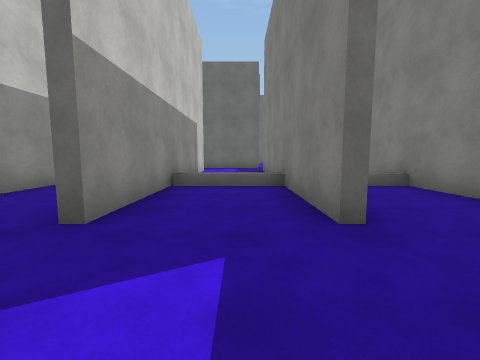
[1] (above)

24 first-person views from a walk through a Unity game level. The camera is 1.3 m above the floor, tilts 6° down and sees 90° across. The floor is counted in squares, 2 m on a side. Each view is taken from the middle of a square. On the plan, view 1 faces up. The plan holds only what a view shows up to about 9 squares ahead; the rest is blank. Surface patterns are stand-ins for the level's own textures.

[2]
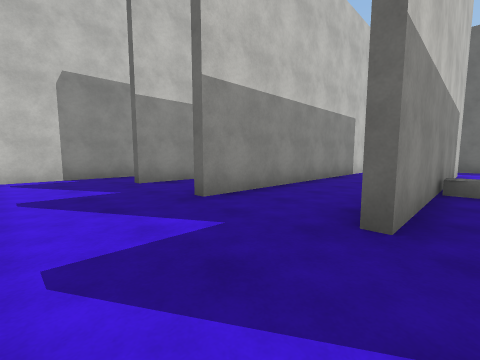

[3]
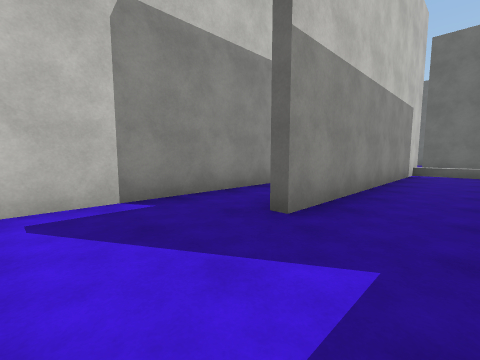

[4]
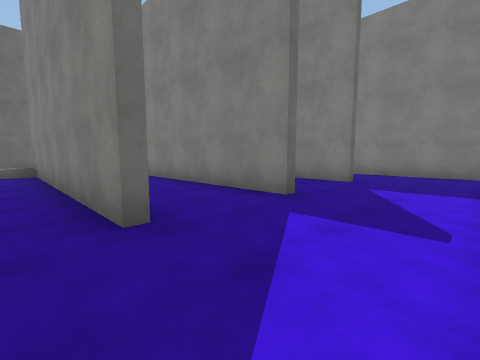

[5]
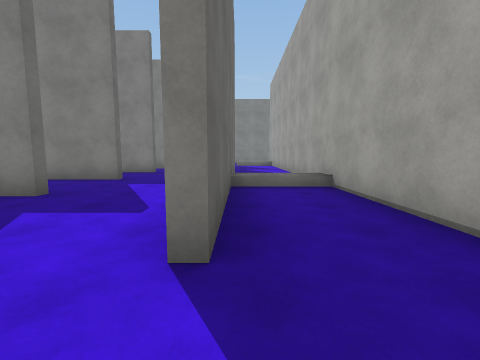

[6]
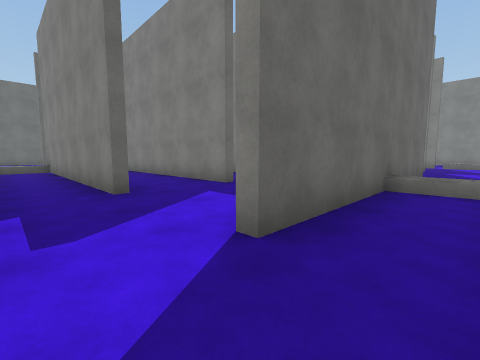

[7]
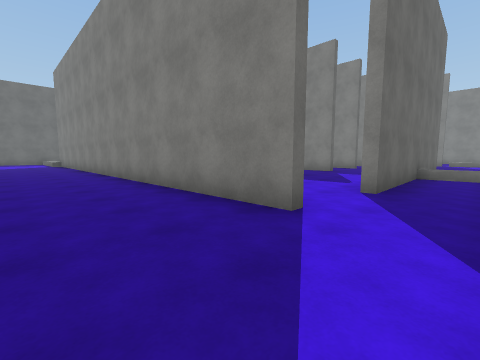

[8]
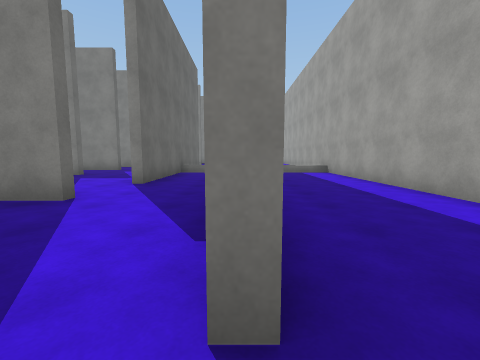

[9]
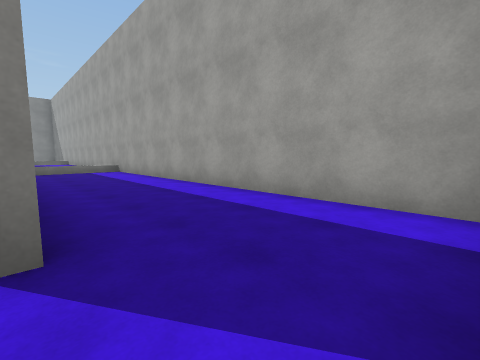

[10]
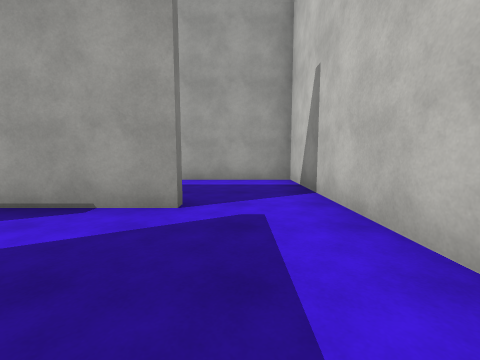

[11]
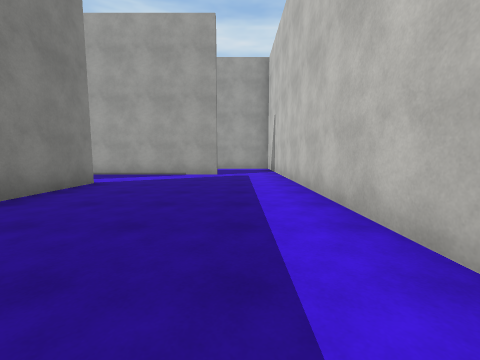

[12]
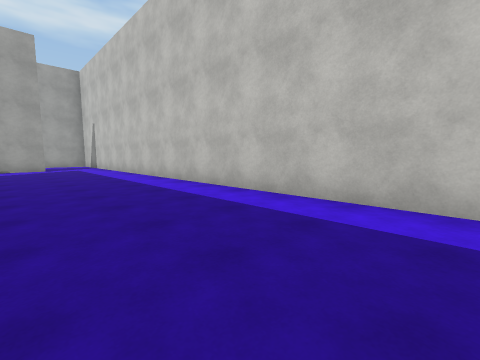

[13]
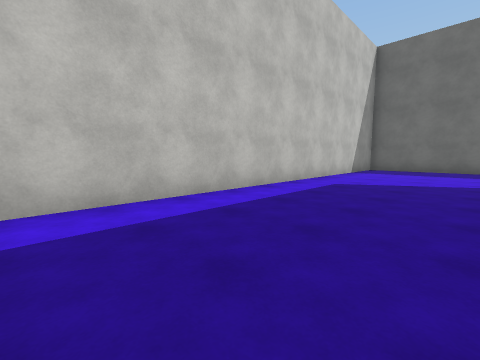

[14]
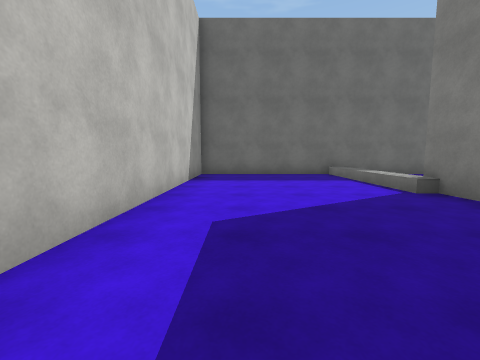

[15]
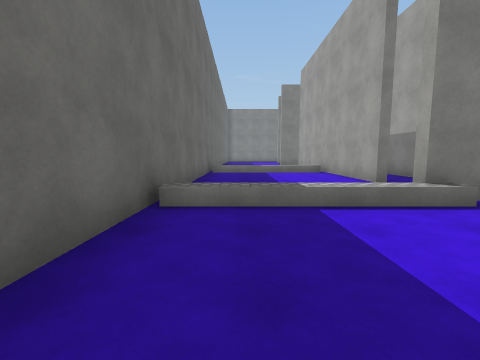

[16]
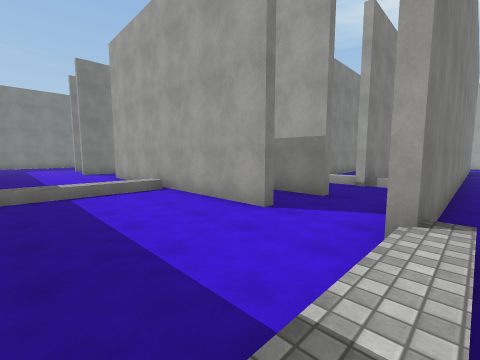

[17]
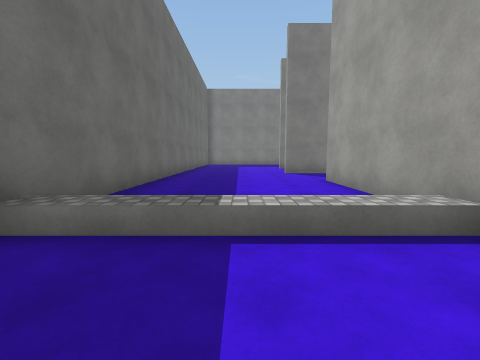

[18]
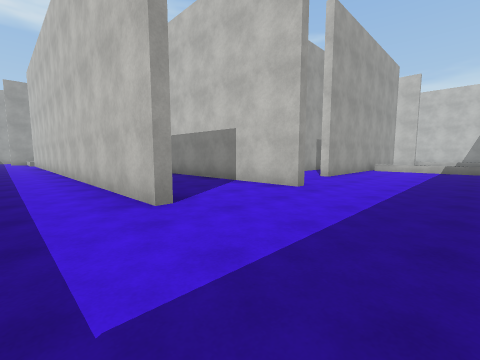

[19]
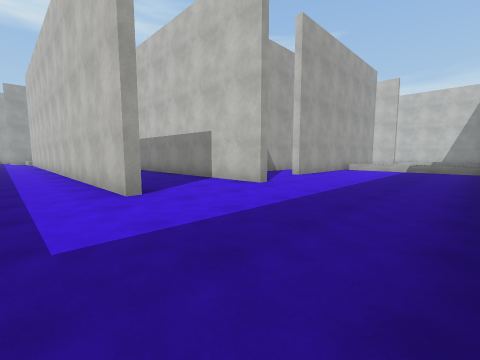

[20]
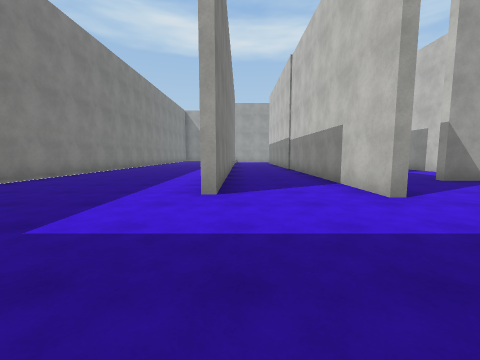

[21]
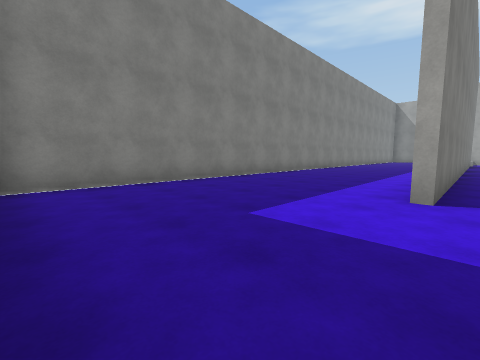

[22]
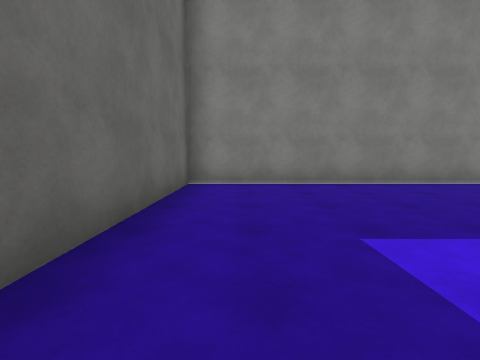

[23]
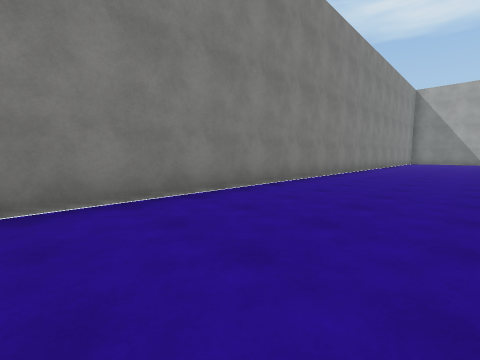

[24]
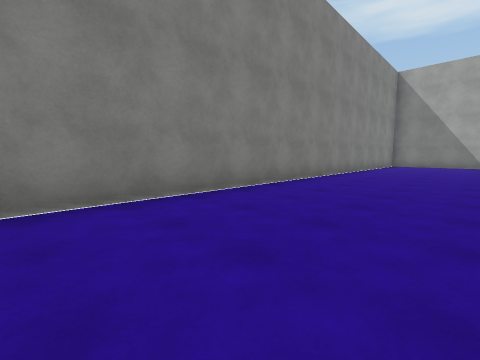

### Floor plan
Key: @ floor where view 1 was taken; # wall or solid block; . floor; / step, stairs or slope.
Columns run from 14 left of view 1 to 12 right of it. Each row starts with its distance up from view 1.
 19 ###################  ######
 18 #..../  .../..............#
 17 #..../...../..............#
 16 #..../...../..............#
 15 #..../...../..............#
 14 #....#..########.#..#.....#
 13 #....#....    ...#..#.....#
 12 #....#..#######..#..#.....#
 11 #....#...    ... #..#.....#
 10 #....#...    ..  #..#.....#
  9 #....#.#..# #. # #..#.....#
  8 #....#.#..# #  #    #.....#
  7 #....#.#..#.#  #  # #.....#
  6 #....#.#..#.#  #  # #.....#
  5 #....#.#..#.#//# /#  .....#
  4 #....#.#..#.#..#..#   ....#
  3 #....#.#..#.#..#..#   ....#
  2 #....#............#   ....#
  1 #....#............#   ....#
  0 #....#........@...#   ....#
 -1 #.......#######....   ....
 -2 #........../   ....   ...
 -3 #..#############      ..
 -4 #........../
 -5 #........../
 -6 #........../
 -7 ############

Where each view was taken, in squares from view 1:
view 1: 0 up, 0 right, facing up
view 2: 0 up, 1 left, facing up-left
view 3: 0 up, 5 left, facing up-left
view 4: 0 up, 5 left, facing up-right
view 5: 1 down, 8 left, facing right
view 6: 2 down, 8 left, facing up-right
view 7: 2 down, 11 left, facing up-right
view 8: 3 down, 12 left, facing right
view 9: 3 down, 13 left, facing down-right
view 10: 0 up, 12 left, facing down
view 11: 5 up, 12 left, facing down
view 12: 9 up, 10 left, facing down-left
view 13: 7 up, 10 left, facing up-left
view 14: 10 up, 12 left, facing up
view 15: 17 up, 12 left, facing right
view 16: 17 up, 9 left, facing down-right
view 17: 16 up, 5 left, facing right
view 18: 17 up, 8 right, facing down-left
view 19: 18 up, 8 right, facing down-left
view 20: 18 up, 6 right, facing down
view 21: 18 up, 6 right, facing down-right
view 22: 17 up, 6 right, facing right
view 23: 14 up, 8 right, facing down-right
view 24: 9 up, 8 right, facing down-right
